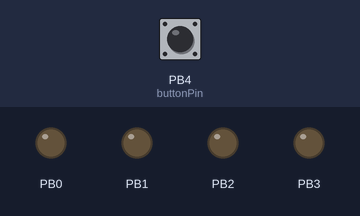
The sketch below on a simulated ATtiny85, built with avr-gcc and run on an emulated ATtiny85. Parts: output pins drawn as LEDs (lit = HIGH). The inputs (shaded band) are chosen by the test bench; at power-on: PB4 (buttonPin) HIGH. Sleep ends after the set time or at an interrupt; random numbers use the default seed unless the sketch sets one; what the sketch prints to the serial monitor is not drawn.

Above: at 5.0 s.
5.1 s: PB4 (buttonPin) pulled LOW for 0.15 s
At 8.0 s:
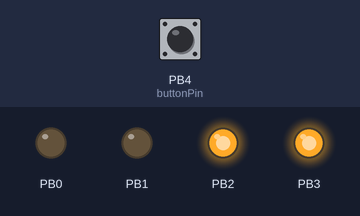
8.1 s: PB4 (buttonPin) pulled LOW for 1 s
At 11.9 s:
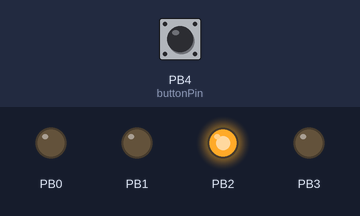
12.1 s: PB4 (buttonPin) pulled LOW for 3.2 s
At 15.44 s:
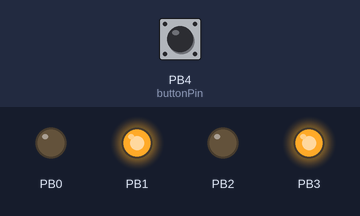
17.2 s: PB4 (buttonPin) pulled LOW for 1 s
21.2 s: PB4 (buttonPin) pulled LOW for 0.15 s
At 24.8 s:
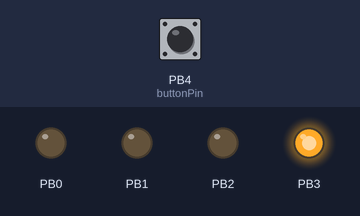
Timing chart, 0 to 32.1 s (numbered marks = the images above; inputs shaded):
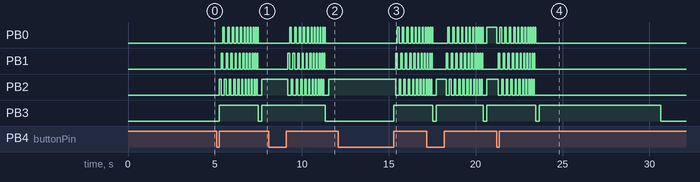

Measured:
- after the input at 5.1 s, PB0: LOW → HIGH after 0.35 s, then repeats every 0.28 s: LOW 0.19 s, HIGH 0.09 s, until it stays LOW from 7.5 s; PB1: LOW → HIGH after 0.25 s, then repeats every 0.28 s: LOW 0.19 s, HIGH 0.09 s, until it stays LOW from 7.5 s
- after the input at 8.1 s, PB0: LOW → HIGH after 1.2 s, then repeats every 0.28 s: LOW 0.19 s, HIGH 0.09 s, until it stays LOW from 11.3 s; PB1: LOW → HIGH after 1.1 s, then repeats every 0.28 s: LOW 0.19 s, HIGH 0.09 s, until it stays LOW from 11.3 s; PB3: HIGH → LOW after 3.2 s
- after the input at 12.1 s, PB0: LOW → HIGH after 3.4 s, then repeats every 0.28 s: LOW 0.19 s, HIGH 0.09 s; PB1: LOW → HIGH after 3.3 s, then repeats every 0.28 s: LOW 0.19 s, HIGH 0.09 s; PB2: HIGH → LOW after 3.3 s, then repeats every 0.28 s: HIGH 0.09 s, LOW 0.18 s; PB3: LOW → HIGH after 3.2 s
- after the input at 21.2 s, PB1: LOW → HIGH after 0.10 s, then repeats every 0.28 s: LOW 0.19 s, HIGH 0.09 s, until it stays LOW from 23.4 s

The sketch:

Electronicdice_v1.0.ino
```cpp
//------------------------------
// Dé électronique sur ATtiny85
// (C) 2020, Patrick Aversenq
//------------------------------
// Version "1.0", september 2020

#include <avr/io.h>
#include <avr/sleep.h>
#include <avr/interrupt.h>

// ----- DECLARATION DES VARIABLES ------


// Ports utilisée pour les groupes de LED:
#define PortLeds PORTB
#define BitUn PB3   // UN  (1 led centrale)
#define BitDeux PB2 // DEUX (2 leds en coin)
#define BitTrois PB0 // TROIS (2 leds en coin opposés)
#define BitSix PB1 // SIX (2 leds milieu)

#define PortButton PINB
#define buttonPin PB4  //Capteur d'inclinaison

// Combinaisons de leds pour obtenir les chiffres:
#define Un (1<<BitUn)
#define Deux (1<<BitDeux)
#define Trois ((1<<BitUn)|(1<<BitDeux))
#define Quatre ((1<<BitDeux)|(1<<BitTrois))
#define Cinq ((1<<BitUn)|(1<<BitDeux)|(1<<BitTrois))
#define Six ((1<<BitDeux)|(1<<BitTrois)|(1<<BitSix))

// autres combinaisons:
#define Zero ~((1<<BitUn)|(1<<BitDeux)|(1<<BitTrois)|(1<<BitSix))
#define Sept ((1<<BitUn)|(1<<BitDeux)|(1<<BitTrois)|(1<<BitSix))

#define Special6 ((1<<BitUn)|(1<<BitSix))
#define Special3 ((1<<BitUn)|(1<<BitTrois))
#define Special2 ((1<<BitUn)|(1<<BitDeux))
#define Special63 ((1<<BitUn)|(1<<BitSix)|(1<<BitTrois))
#define Special62 ((1<<BitUn)|(1<<BitSix)|(1<<BitDeux))

#define Bit6 (1<<BitSix)
#define Bit3 (1<<BitTrois)
#define Bit2 (1<<BitDeux)
#define Bit1 (1<<BitUn)

// Déclarations

int buttonState; //Etat du capteur d'inclinaison
int buttonPreviousState; //Etat capteur inclinaison précédent

// Variable pour le random du résultat final
long ran;

unsigned long previousMillis = 0; //Time for activity

// Nombre de msseconde avant le sleep (Time Before Sleep)
#define Sleepdelay 7000

// Procédure pour afficher la valeur;
void Display (char valeur) {
 PortLeds &= Zero;
 switch (valeur) {
    case 0:
      //Serial.println ("Select 0);
      //PortLeds &= Zero; // °°°/°/°°°
      break;
    case 1:
      //Serial.println ("Select 1);
      PortLeds |= Un; // °°°/./°°°
      break;
    case 2:
      //Serial.println ("Select 2);
      PortLeds |= Deux; // .°°/°/.°°
      break;
    case 3:
      //Serial.println ("Select 3);
      PortLeds |= Trois; // °°././°°.
      break;
    case 4:
      //Serial.println ("Select 4);
      PortLeds |= Quatre; // .°./°/.°.
      break;
    case 5:
      //Serial.println ("Select 5);
      PortLeds |= Cinq; // .°././.°.
      break;
    case 6:
      //Serial.println ("Select 6);
      PortLeds |= Six; // .../°/...
      break;
    case 7:
      //Serial.println ("Select 7);
      PortLeds |= Sept; // ..././...
      break;
    case 8:
      //Serial.println ("Select 8);
      PortLeds |= Special6; // °.°/./°.°
      break;
    case 9:
      //Serial.println ("Select 9);
      PortLeds |= Special3; // °°././°°.
      break;
    case 10:
      //Serial.println ("Select 10);
      PortLeds |= Special2; // .°°/./.°°
      break;
    case 21:
      //Serial.println ("Select 21");
      PortLeds |= Bit1; // °°°/./°°°
      break;
    case 22:
      //Serial.println ("Select 22");
      PortLeds |= Bit2; // .°°/°/.°°
      break;
    case 23:
      //Serial.println ("Select 23");
      PortLeds |= Bit3; // °°./°/°°.
      break;
    case 26:
      //Serial.println ("Select 26");
      PortLeds |= Bit6; // °.°/°/°.°
      break;
    case 62:
      //Serial.println ("Select 62");
      PortLeds |= Special62; // ..°/./..°
      break;
    case 63:
      //Serial.println ("Select 63");
      PortLeds |= Special63; // °.././°..
      break;
    default:
      //Serial.println ("Select 0);
      //PortLeds &= Zero; // °°°/°/°°°
      break;
  }
}

// Procédure de reveil (interruption)
ISR (PCINT0_vect) { // l'interruption termine le mode sleep
 sleep_disable();
 buttonPreviousState = LOW;
}


// Procédure de sommeil
void Sleep() {
 Display(0); //Eteind tout

 PCMSK|=(1<<buttonPin); // Pin Change sur PB3
 GIMSK|=(1<<PCIE); // Pin Change Interupt Inable
 sei();
 set_sleep_mode(SLEEP_MODE_PWR_DOWN); // mieux: 3v à 2.5v en 10 sec.
 sleep_enable();
 sleep_cpu(); // on passe en mode sleep.
 // l'interruption le réveillera
}


// ----- DECLARATION ENTREES ET SORTIES ------
void setup ()
{
  Serial.begin(9600);
  Serial.println("Setup ...");

  //On indique que les LED sont des sorties
  DDRB = (1<<BitUn)|(1<<BitDeux)|(1<<BitTrois)|(1<<BitSix); // sorties
  // On indique que le detecteur d'inclinaison est une entrée.
  PORTB=(1<<buttonPin); // entrée, avec Pull-up  pinMode (buttonPin, INPUT_PULLUP);

  randomSeed(analogRead(0)); // on initialise le fait de pouvoir lancer des randoms
  Sleep(); //mode sleep after setup
}

// ----- BOUCLE ------
void loop()
{
  unsigned long currentMillis = millis();
  buttonState = digitalRead(buttonPin);

  if ((buttonState!=buttonPreviousState) && (buttonState == HIGH)) { // Si on bouge le dé (detection front)
   //SMALL ANIMATION FOR SUSPENS !!!
   for (int i=0; i <= 32; i++){ // Animation avec 100 ms entre chaque et acceleration (trait en rotation)
      switch (i%3) {
        case 0:
          Display(10); //Special 2
          break;
        case 1:
          Display(8);  //Special 6
          break;
        case 2:
          Display(9);  //Spécial 3
          break;
      }
     delay(100-2*i); // Pause entre l'affichage de l'animation avec acceleration
    }

    //RESET DISPLAY
    Display(0); //Efface tout
    delay(200);

    // RANDOM DU RESULTAT FINAL
    ran = random(1, 7); //Random value between >=1 and <7 (1 to 6)
    Display (ran); //Affiche le tirage

    //réinitialise le timer d'activité
    currentMillis = millis();
    previousMillis = currentMillis;
    buttonPreviousState=buttonState;
  }

  //SLEEP MODE DETECTION
  if (currentMillis - previousMillis >= Sleepdelay) { //Time of Activity closed
       // save the last time you measure
      previousMillis = currentMillis;
      Sleep(); // Endormissement
   }

}
```
